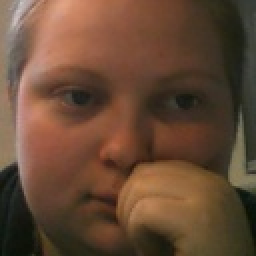
//> input picture save_face/save_face0.jpg, 128 x 128 px, given in place of the camera (shown 2 times larger)
$ ./save_face   (built with g++ and OpenCV 4)
//> lines starting //> are read from the running program, lines starting //| are printed output that depends on the picture; after the words box and inside, x2 and y2 are one past the last pixel; in counts of white or black regions, pixels touching at a corner belong together
### save_face/save_face/pch.h
// Tips for Getting Started:
//   1. Use the Solution Explorer window to add/manage files
//   2. Use the Team Explorer window to connect to source control
//   3. Use the Output window to see build output and other messages
//   4. Use the Error List window to view errors
//   5. Go to Project > Add New Item to create new code files, or Project > Add Existing Item to add existing code files to the project
//   6. In the future, to open this project again, go to File > Open > Project and select the .sln file

#ifndef PCH_H
#define PCH_H

// TODO: add headers that you want to pre-compile here

#endif //PCH_H

### save_face/save_face/save_face.cpp
#include "pch.h"
#include <iostream>
#include <cstdio>
#include <opencv2/core.hpp>
#include <opencv2/highgui.hpp>
#include <opencv2/imgproc.hpp>
#include <opencv2/opencv.hpp>
#include <opencv2/objdetect.hpp>
#include <fstream>
#include <string>
//#include <opencv2/tracking.hpp>
//#include <opencv2/face.hpp>
using namespace cv;
using namespace std;


void detectAndDisplay(Mat frame);

string face_cascade_name = "D:\\VS_projects\\test2\\haarcascades\\haarcascade_frontalface_alt2.xml";
CascadeClassifier face_cascade;
string window_name = "Window";
int filenumber;
string filename;
ofstream fs;


int main(void)
{
	//create a name for the file output
	std::string outputFilename = "data1.csv";
	//create and open the .csv file
	fs.open(outputFilename);
	VideoCapture capture(0);

	if (!capture.isOpened())
		return -1;

	if (!face_cascade.load(face_cascade_name))
	{
		cout << "error" << endl;
		return (-1);
	};

	Mat frame;
	int counter = 0;

	for (;;)
	{
		capture >> frame;
//> frame is the input picture: 128 rows x 128 cols, CV_8UC3; mean B, G, R 53.4, 73.6, 102.3

		if (!frame.empty())
		{

			detectAndDisplay(frame);

		}
		else
		{
			cout << "error2" << endl;
			break;
		}

		int c = waitKey(10);

		if (27 == char(c))
		{
			break;
		}
	}
	fs.close();
	return 0;
}


void detectAndDisplay(Mat frame)
{
	std::vector<Rect> faces;
	Mat frame_gray;
	Mat crop;
	Mat res;
	Mat gray;
	string text;
	stringstream sstm;

	cvtColor(frame, frame_gray, COLOR_BGR2GRAY);
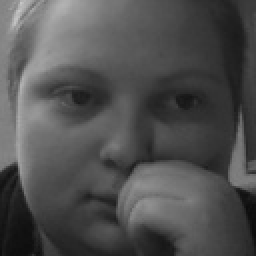
//> frame_gray: 128 rows x 128 cols, CV_8UC1 (shown 2 times larger); min 12, max 199, mean 79.9
	equalizeHist(frame_gray, frame_gray);
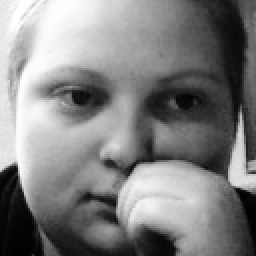
//> frame_gray: 128 rows x 128 cols, CV_8UC1 (shown 2 times larger); min 0, max 255, mean 128.6

	face_cascade.detectMultiScale(frame_gray, faces, 1.1, 2, 0 | CASCADE_SCALE_IMAGE, Size(30, 30));
//> faces = 1 Rect (x, y, width, height): [2, 7, 116, 116]

	cv::Rect roi_b;
	cv::Rect roi_c;

	size_t ic = 0;
	int ac = 0;

	size_t ib = 0;
	int ab = 0;

	int counter = 0;


		for (ic = 0; ic < faces.size(); ic++)
		{
			cout << "hello " << faces.size() << endl;
			if (ic % 100 == 0) {
				cout << "hello1 ";
				// Stuff every other loop


				int label = 0;


				roi_c.x = faces[ic].x;
				roi_c.y = faces[ic].y;
				roi_c.width = (faces[ic].width);
				roi_c.height = (faces[ic].height);

				ac = roi_c.width * roi_c.height;

				roi_b.x = faces[ib].x;
				roi_b.y = faces[ib].y;
				roi_b.width = (faces[ib].width);
				roi_b.height = (faces[ib].height);


				crop = frame(roi_b);
				resize(crop, res, Size(128, 128), 0, 0, INTER_LINEAR);
				cvtColor(crop, gray, COLOR_BGR2GRAY);


				filename = "D:\\VS_projects\\save_face\\save_face";
				stringstream ssfn;
				ssfn << filename.c_str() << filenumber << ".jpg";
				filename = ssfn.str();

				//cv::imwrite(filename, res);
				fs << filename << ";" << label << std::endl;

				filenumber++;

				Point pt1(faces[ic].x, faces[ic].y);
				Point pt2((faces[ic].x + faces[ic].height), (faces[ic].y + faces[ic].width));
				rectangle(frame, pt1, pt2, Scalar(0, 255, 0), 2, 8, 0);
			}
		}
//> this loop made 1 pass
//> (ac, filenumber, pt1, pt2) on pass 1: (13456, 1, Point(2, 7), Point(118, 123))
//| hello 1
//| hello1
//> pass 1, in detectAndDisplay, `crop = frame(roi_b);`:
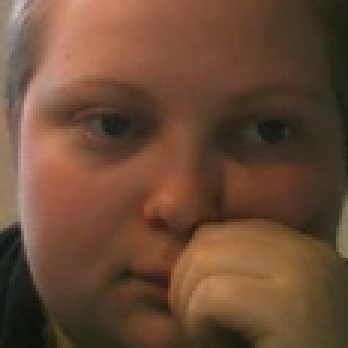
//> crop: 116 rows x 116 cols, CV_8UC3 (shown 3 times larger); mean B, G, R 53.6, 74.3, 106.5
//> pass 1, in detectAndDisplay, `cvtColor(crop, gray, COLOR_BGR2GRAY);`:
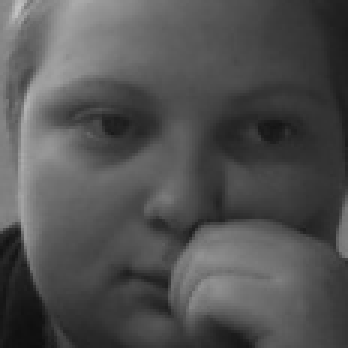
//> gray: 116 rows x 116 cols, CV_8UC1 (shown 3 times larger); min 14, max 195, mean 81.6
//> after the loop:
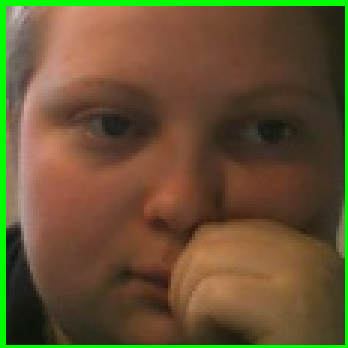
//> crop: 116 rows x 116 cols, CV_8UC3 (shown 3 times larger); 5.11% of pixels changed, all inside (x1, y1, x2, y2) = (0, 0, 116, 116)
//> after the loop:
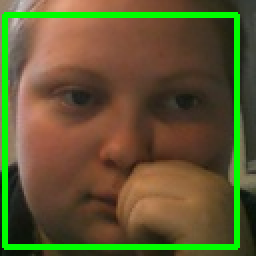
//> frame: 128 rows x 128 cols, CV_8UC3 (shown 2 times larger); 8.47% of pixels changed, all inside (x1, y1, x2, y2) = (1, 6, 120, 125)
//> after the loop, filenumber = 1
//> the Esc key is pressed


	//fs.close();
	sstm << "Crop area size: " << roi_b.width << "x" << roi_b.height << " Filename: " << filename;
	text = sstm.str();

	if (!crop.empty())
	{
		imshow("detected", crop);
	}
	else
		destroyWindow("detected");

}
